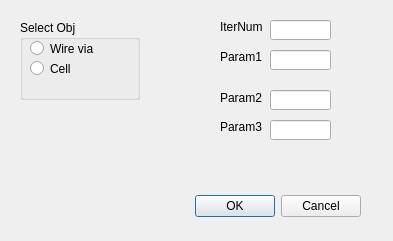
<?xml version="1.0" encoding="UTF-8"?>
<ui version="4.0">
 <class>TrainDialog</class>
 <widget class="QDialog" name="TrainDialog">
  <property name="geometry">
   <rect>
    <x>0</x>
    <y>0</y>
    <width>393</width>
    <height>241</height>
   </rect>
  </property>
  <property name="windowTitle">
   <string>Dialog</string>
  </property>
  <widget class="QDialogButtonBox" name="buttonBox">
   <property name="geometry">
    <rect>
     <x>190</x>
     <y>190</y>
     <width>171</width>
     <height>32</height>
    </rect>
   </property>
   <property name="orientation">
    <enum>Qt::Horizontal</enum>
   </property>
   <property name="standardButtons">
    <set>QDialogButtonBox::Cancel|QDialogButtonBox::Ok</set>
   </property>
  </widget>
  <widget class="QLineEdit" name="iter_num">
   <property name="geometry">
    <rect>
     <x>270</x>
     <y>20</y>
     <width>61</width>
     <height>20</height>
    </rect>
   </property>
  </widget>
  <widget class="QLineEdit" name="param1">
   <property name="geometry">
    <rect>
     <x>270</x>
     <y>50</y>
     <width>61</width>
     <height>20</height>
    </rect>
   </property>
  </widget>
  <widget class="QLabel" name="label">
   <property name="geometry">
    <rect>
     <x>220</x>
     <y>20</y>
     <width>47</width>
     <height>13</height>
    </rect>
   </property>
   <property name="text">
    <string>IterNum</string>
   </property>
  </widget>
  <widget class="QLabel" name="label_2">
   <property name="geometry">
    <rect>
     <x>220</x>
     <y>50</y>
     <width>47</width>
     <height>13</height>
    </rect>
   </property>
   <property name="text">
    <string>Param1</string>
   </property>
  </widget>
  <widget class="QGroupBox" name="groupBox">
   <property name="geometry">
    <rect>
     <x>20</x>
     <y>20</y>
     <width>120</width>
     <height>80</height>
    </rect>
   </property>
   <property name="title">
    <string>Select Obj</string>
   </property>
   <widget class="QRadioButton" name="via_wire">
    <property name="geometry">
     <rect>
      <x>10</x>
      <y>20</y>
      <width>82</width>
      <height>17</height>
     </rect>
    </property>
    <property name="text">
     <string>Wire via</string>
    </property>
   </widget>
   <widget class="QRadioButton" name="cell">
    <property name="geometry">
     <rect>
      <x>10</x>
      <y>40</y>
      <width>82</width>
      <height>17</height>
     </rect>
    </property>
    <property name="text">
     <string>Cell</string>
    </property>
   </widget>
  </widget>
  <widget class="QLineEdit" name="param2">
   <property name="geometry">
    <rect>
     <x>270</x>
     <y>90</y>
     <width>61</width>
     <height>20</height>
    </rect>
   </property>
  </widget>
  <widget class="QLineEdit" name="param3">
   <property name="geometry">
    <rect>
     <x>270</x>
     <y>120</y>
     <width>61</width>
     <height>20</height>
    </rect>
   </property>
  </widget>
  <widget class="QLabel" name="label_3">
   <property name="geometry">
    <rect>
     <x>220</x>
     <y>90</y>
     <width>51</width>
     <height>16</height>
    </rect>
   </property>
   <property name="text">
    <string>Param2</string>
   </property>
  </widget>
  <widget class="QLabel" name="label_4">
   <property name="geometry">
    <rect>
     <x>220</x>
     <y>120</y>
     <width>47</width>
     <height>13</height>
    </rect>
   </property>
   <property name="text">
    <string>Param3</string>
   </property>
  </widget>
 </widget>
 <resources/>
 <connections>
  <connection>
   <sender>buttonBox</sender>
   <signal>accepted()</signal>
   <receiver>TrainDialog</receiver>
   <slot>accept()</slot>
   <hints>
    <hint type="sourcelabel">
     <x>248</x>
     <y>254</y>
    </hint>
    <hint type="destinationlabel">
     <x>157</x>
     <y>274</y>
    </hint>
   </hints>
  </connection>
  <connection>
   <sender>buttonBox</sender>
   <signal>rejected()</signal>
   <receiver>TrainDialog</receiver>
   <slot>reject()</slot>
   <hints>
    <hint type="sourcelabel">
     <x>316</x>
     <y>260</y>
    </hint>
    <hint type="destinationlabel">
     <x>286</x>
     <y>274</y>
    </hint>
   </hints>
  </connection>
 </connections>
</ui>
